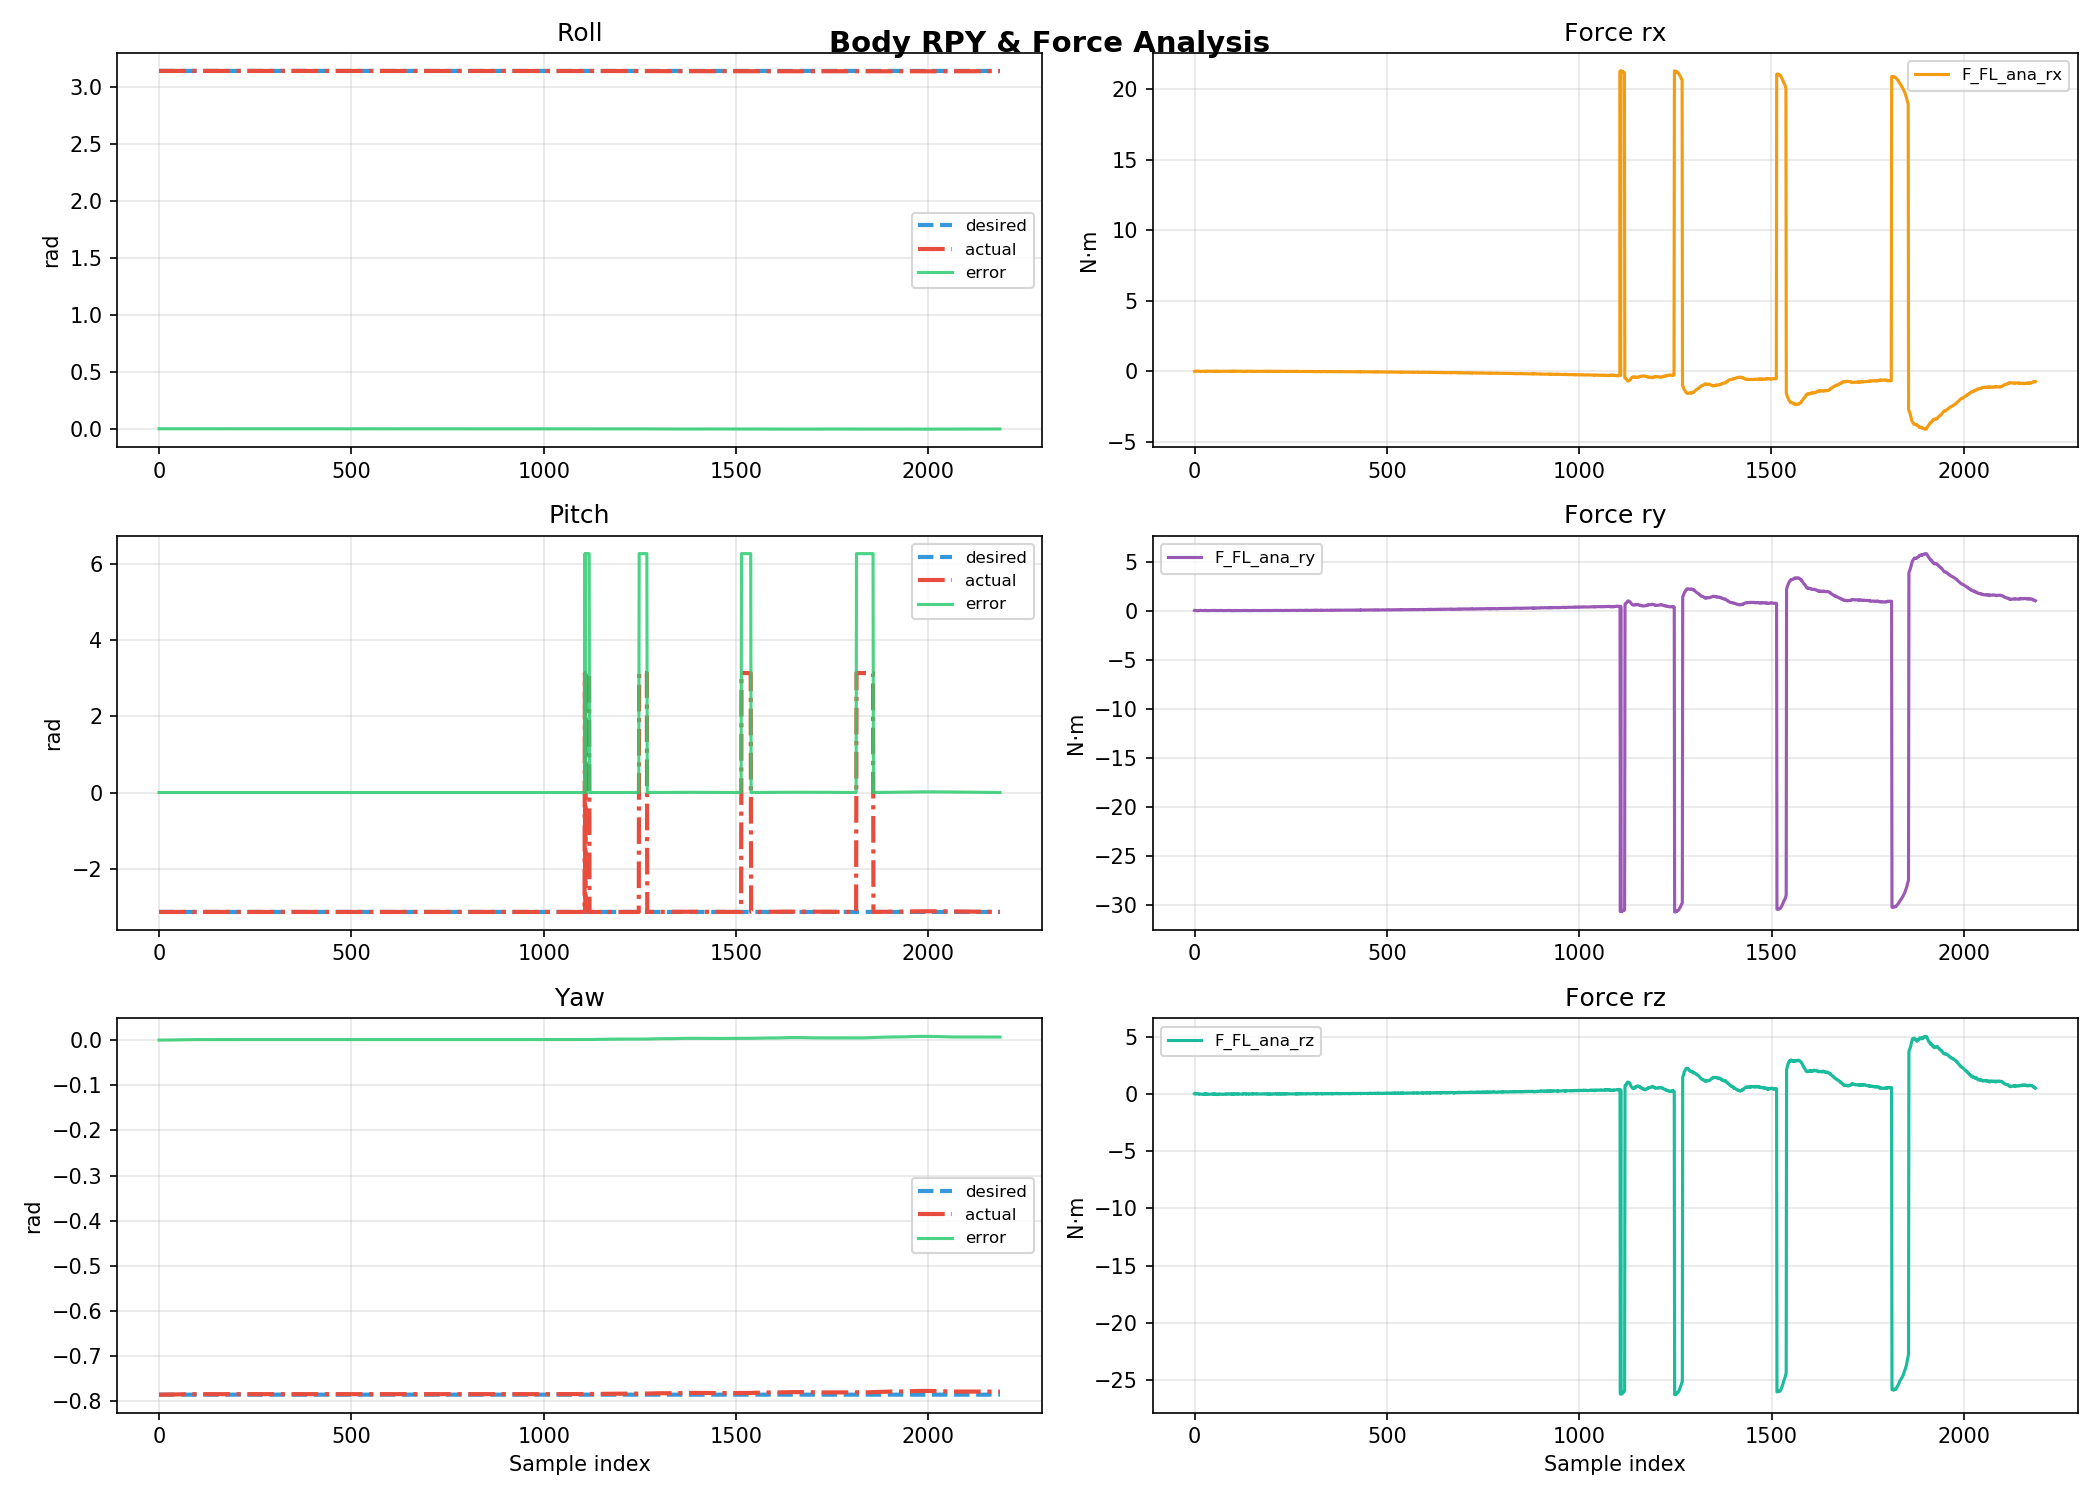

This chart was generated by the following Python code:
import pandas as pd
import matplotlib.pyplot as plt
import sys
import os

# ── Load data ──────────────────────────────────────────────────────────────────
filename = sys.argv[1] if len(sys.argv) > 1 else "data.txt"
if not os.path.exists(filename):
    raise FileNotFoundError(f"Data file '{filename}' not found.")

df = pd.read_csv(filename, sep=r'\s+')
time = range(len(df))

# ── Figure: 3 rows × 2 columns ────────────────────────────────────────────────
fig, axes = plt.subplots(3, 2, figsize=(14, 10))
fig.suptitle("Body RPY & Force Analysis", fontsize=14, fontweight="bold")

# ── Column 1: RPY desired vs actual vs error ───────────────────────────────────
rpy_info = [
    ("bodyRPY_des_R", "bodyRPY_R", "error_ana_rx", "Roll"),
    ("bodyRPY_des_P", "bodyRPY_P", "error_ana_ry", "Pitch"),
    ("bodyRPY_des_Y", "bodyRPY_Y", "error_ana_rz", "Yaw"),
]

for row, (col_des, col_act, col_err, title) in enumerate(rpy_info):
    ax = axes[row, 0]
    ax.plot(time, df[col_des], label="desired", color="#3498db", linestyle="--", linewidth=2.0)
    ax.plot(time, df[col_act], label="actual",  color="#e74c3c", linestyle="-.", linewidth=2.0)
    ax.plot(time, df[col_err], label="error",   color="#2ecc71", linewidth=1.5, alpha=0.85)
    ax.set_title(title)
    ax.set_ylabel("rad")
    ax.legend(fontsize=8)
    ax.grid(True, alpha=0.3)
    if row == 2:
        ax.set_xlabel("Sample index")

# ── Column 2: Force rotational components ─────────────────────────────────────
force_info = [
    ("F_FL_ana_rx", "Force rx", "#f39c12"),
    ("F_FL_ana_ry", "Force ry", "#9b59b6"),
    ("F_FL_ana_rz", "Force rz", "#1abc9c"),
]

for row, (col, title, color) in enumerate(force_info):
    ax = axes[row, 1]
    ax.plot(time, df[col], label=col, color=color, linewidth=1.5)
    ax.set_title(title)
    ax.set_ylabel("N·m")
    ax.legend(fontsize=8)
    ax.grid(True, alpha=0.3)
    if row == 2:
        ax.set_xlabel("Sample index")

plt.tight_layout()
plt.savefig("plot.png", dpi=150)
print("Saved plot.png")
plt.show()
